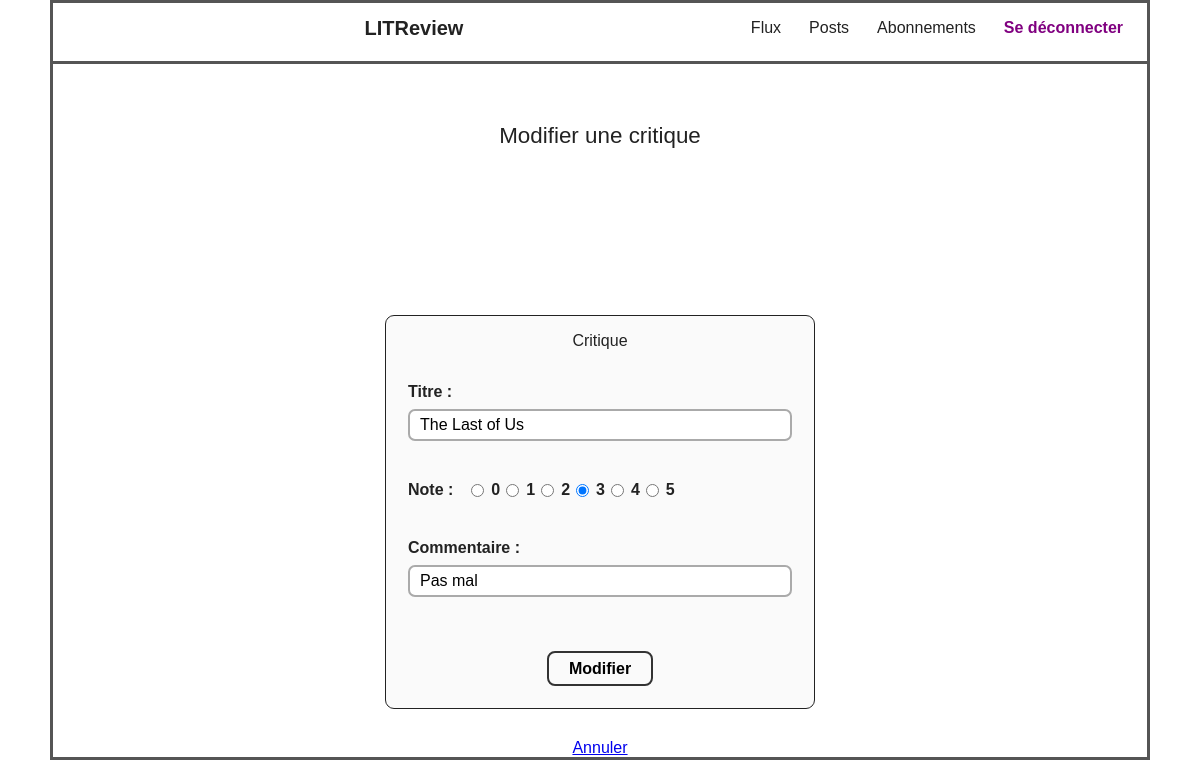
Before: /reviews/4/edit/ (signed in) with the older database file.
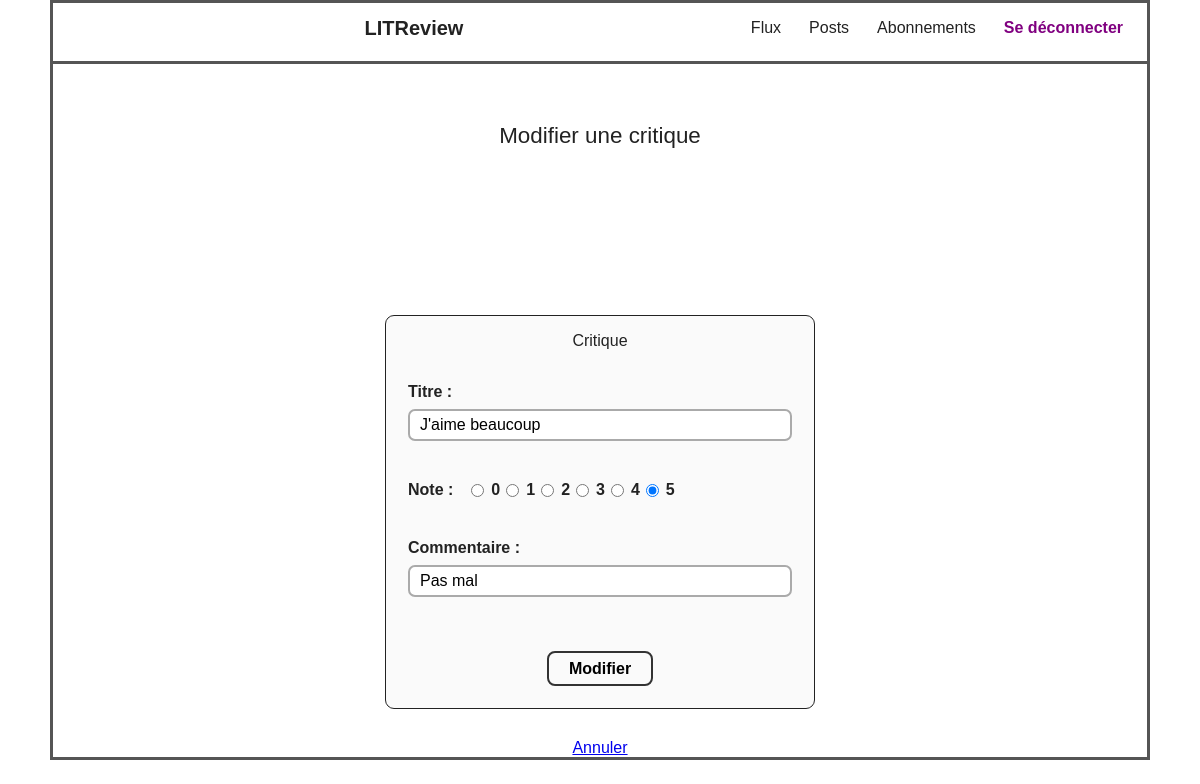
After: the same page with the newer database file.
### blog/models.py (models this page shows, shortened)
class Review(models.Model):
    ticket = models.ForeignKey(to=Ticket, on_delete=models.CASCADE)
    rating = models.PositiveSmallIntegerField(
        validators=[MinValueValidator(0), MaxValueValidator(5)]
    )
    headline = models.CharField(max_length=128)
    body = models.CharField(max_length=8192, blank=True)
    user = models.ForeignKey(
        to=settings.AUTH_USER_MODEL, on_delete=models.CASCADE
    )
    time_created = models.DateTimeField(auto_now_add=True)

### blog/views.py (the view)
# urls.py: path('reviews/<int:pk>/edit/', blog.views.review_update, name='review_update'),
@login_required
def review_update(request, pk):
    review = get_object_or_404(Review, pk=pk)
    if review.user != request.user:
        return HttpResponseForbidden("Vous ne pouvez pas modifier ce commentaire.")
    if request.method == 'POST':
        form = ReviewForm(request.POST, instance=review)
        if form.is_valid():
            form.save()
            return redirect('home')
    else:
        form = ReviewForm(instance=review)
    return render(request, 'review_form.html', {'form': form, 'review': review})

### blog/forms.py
class ReviewForm(forms.ModelForm):
    class Meta:
        model = Review
        fields = ['rating', 'headline', 'body']
        labels = {
            'headline': 'Titre',
            'rating': 'Note',
            'body': 'Commentaire',
        }
        widgets = {
            'rating': forms.RadioSelect(choices=[(i, str(i)) for i in range(6)])
        }

### blog/templates/review_form.html (shortened to what this page needs)
{% extends "base.html" %}
{% block content %}
<h2 class="form-title">
    {% if review %}Modifier{% else %}Créer{% endif %} une critique
</h2>
<form method="post" enctype="multipart/form-data" class="form-section review-form">
    <div class="form-title">Critique</div>
    <div class="form-group">
        {{ form.headline.label_tag }}
        {{ form.headline }}
    </div>
    <div class="form-group rating">
        {{ form.rating.label_tag }}
        {{ form.rating }}
    </div>
    <div class="form-group">
        {{ form.body.label_tag }}
        {{ form.body }}
    </div>
    <div class="form-actions">
        <button type="submit" class="submit-btn">
            {% if review %}Modifier{% else %}Envoyer{% endif %}
        </button>
    </div>
</form>
<a href="{% if ticket %}{% url 'ticket_detail' ticket.pk %}{% else %}{% url 'ticket_list' %}{% endif %}">Annuler</a>
{% endblock %}

Changed rows visible on the page:
changed Review "Pas mal": headline "The Last of Us" → "J'aime beaucoup"; rating "☐ 0 ☐ 1 ☐ 2 ☑ 3 ☐ 4 ☐ 5" → "☐ 0 ☐ 1 ☐ 2 ☐ 3 ☐ 4 ☑ 5"
